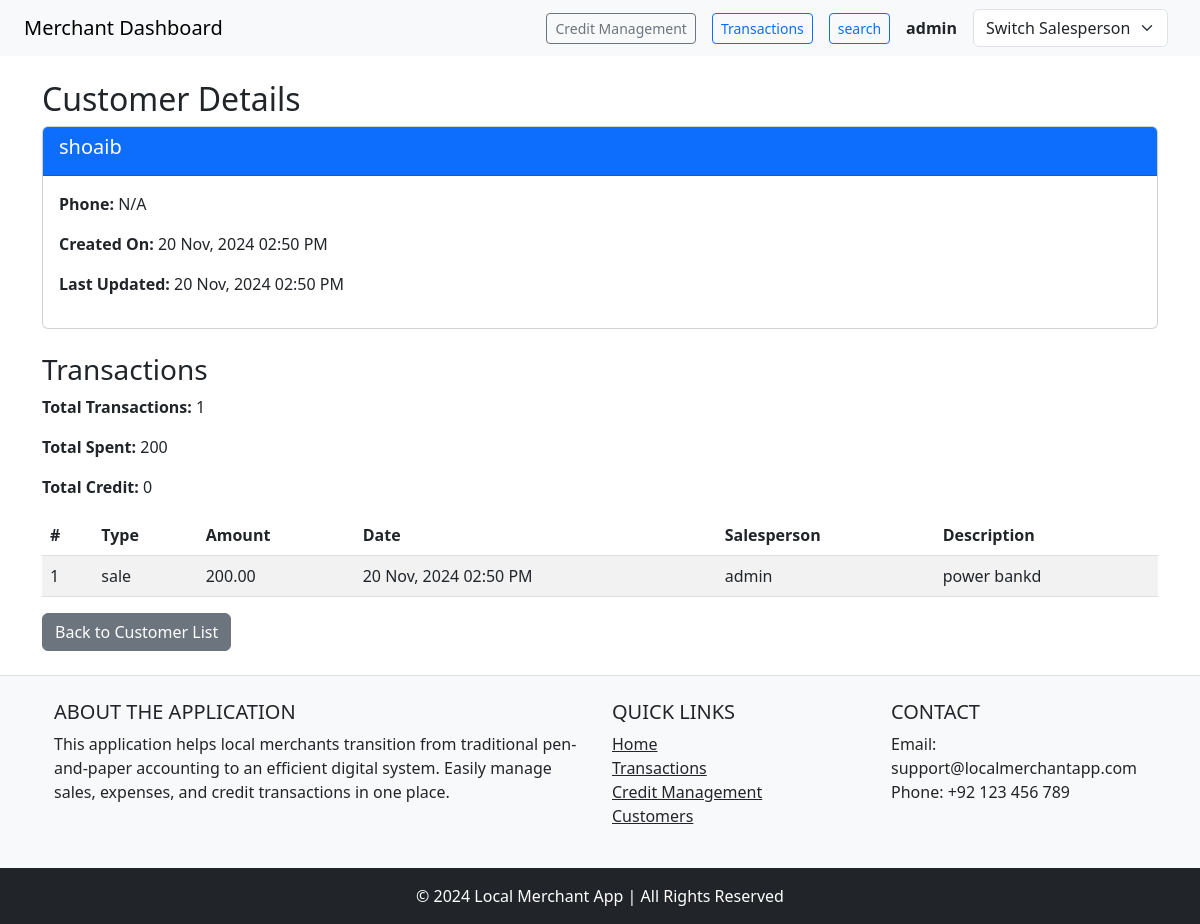
The app's page /customers/14/ (signed in), older data.
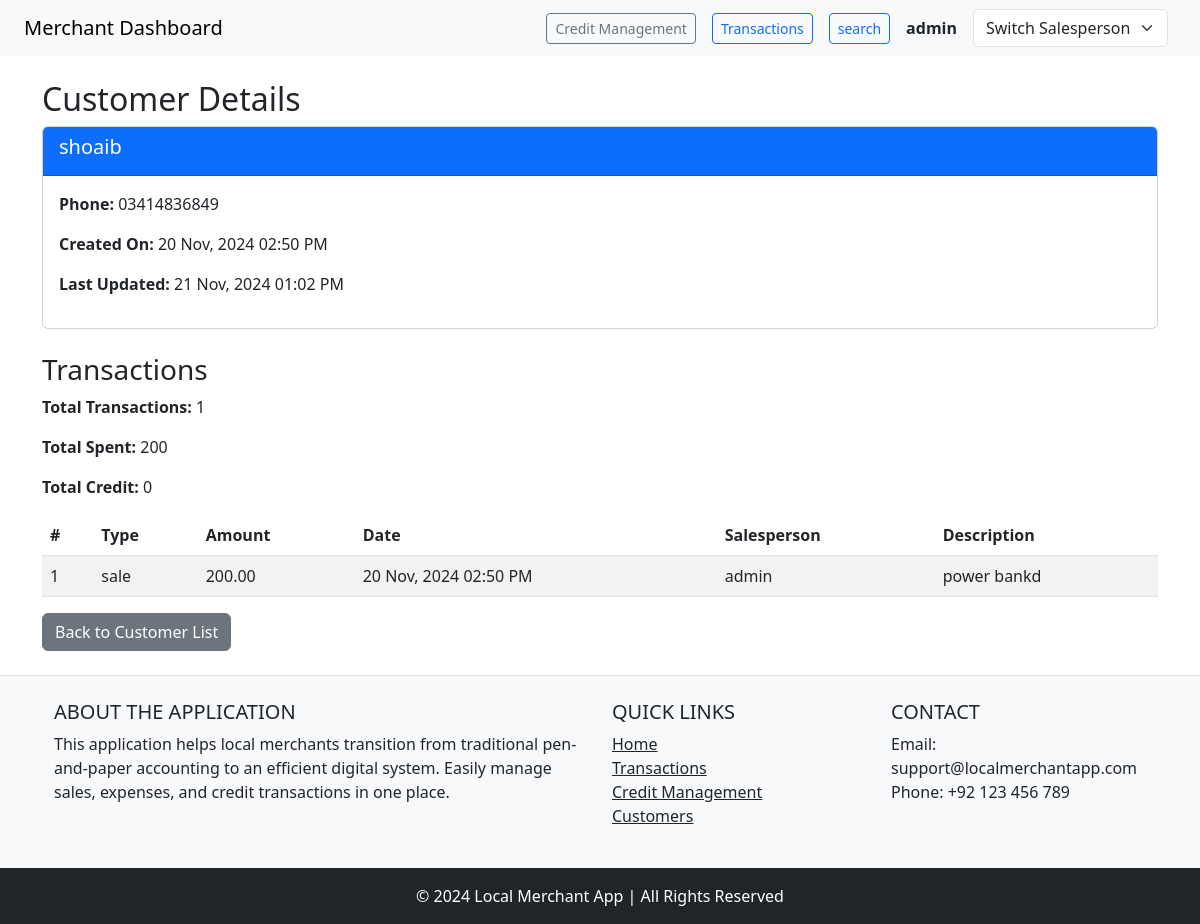
The same page, newer data.
### accounts/models.py (models this page shows, shortened)
class Customer(models.Model):
    id = models.AutoField(primary_key=True)
    name = models.CharField(max_length=100)
    phone = models.CharField(max_length=15, blank=True, null=True)
    created_on = models.DateTimeField(auto_now_add=True)
    updated_on = models.DateTimeField(auto_now=True)
    outstanding_balance = models.DecimalField(
        max_digits=10, decimal_places=2, default=0.00)

### merchants_app/views.py (the view)
# urls.py: path('customers/<int:pk>/', customer_details, name='customer_details'),
@login_required
def customer_details(request, pk):
    customer = get_object_or_404(Customer, pk=pk)
    transactions = customer.transaction_set.all().order_by('-date_time')
    total_transactions = transactions.count()
    total_spent = transactions.filter(type='sale').aggregate(
        Sum('amount'))['amount__sum'] or 0
    total_credit = transactions.filter(type='credit').aggregate(Sum('amount'))[
        'amount__sum'] or 0
    context = {
        'customer': customer,
        'transactions': transactions,
        'total_transactions': total_transactions,
        'total_spent': total_spent,
        'total_credit': total_credit,
    }
    return render(request, 'customer_details.html', context)

### merchants_app/context_processor.py (called while the page is built)
def salespersons(request):
    if request.user.is_authenticated:  # Only add this context for logged-in users
        return {
            'salespersons': User.objects.all()
        }
    return {}

### accounts/templates/customer_details.html
{% extends 'base.html' %}
{% block content %}
<div class="container mt-4">
    <h2>Customer Details</h2>
    <div class="card mb-4">
        <div class="card-header bg-primary text-white">
            <h5>{{ customer.name }}</h5>
        </div>
        <div class="card-body">
            <p><strong>Phone:</strong> {{ customer.phone|default:"N/A" }}</p>
            <p><strong>Created On:</strong> {{ customer.created_on|date:"d M, Y h:i A" }}</p>
            <p><strong>Last Updated:</strong> {{ customer.updated_on|date:"d M, Y h:i A" }}</p>
        </div>
    </div>
    <h3>Transactions</h3>
    <div class="mb-3">
        <p><strong>Total Transactions:</strong> {{ total_transactions }}</p>
        <p><strong>Total Spent:</strong> {{ total_spent }}</p>
        <p><strong>Total Credit:</strong> {{ total_credit }}</p>
    </div>
    <table class="table table-striped table-hover">
        <thead>
            <tr>
                <th>#</th>
                <th>Type</th>
                <th>Amount</th>
                <th>Date</th>
                <th>Salesperson</th>
                <th>Description</th>
            </tr>
        </thead>
        <tbody>
            {% for transaction in transactions %}
            <tr>
                <td>{{ forloop.counter }}</td>
                <td>{{ transaction.type }}</td>
                <td>{{ transaction.amount }}</td>
                <td>{{ transaction.date_time|date:"d M, Y h:i A" }}</td>
                <td>{{ transaction.salesperson|default:"N/A" }}</td>
                <td>{{ transaction.description|default:"-" }}</td>
            </tr>
            {% empty %}
            <tr>
                <td colspan="6" class="text-center">No transactions found for this customer.</td>
            </tr>
            {% endfor %}
        </tbody>
    </table>
    <a href="{% url 'customer_list' %}" class="btn btn-secondary">Back to Customer List</a>
</div>
{% endblock %}

Row changes from the older to the newer data that the page shows:
changed Customer "shoaib": phone "N/A" → "03414836849"; updated_on "20 Nov, 2024 02:50 PM" → "21 Nov, 2024 01:02 PM"
